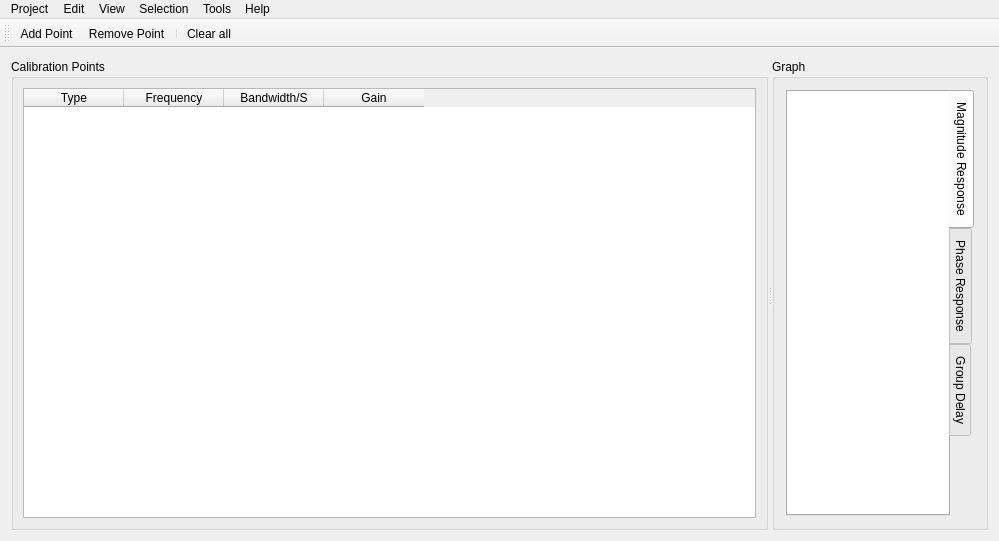
<?xml version="1.0" encoding="UTF-8"?>
<ui version="4.0">
 <class>MainWindow</class>
 <widget class="QMainWindow" name="MainWindow">
  <property name="geometry">
   <rect>
    <x>0</x>
    <y>0</y>
    <width>999</width>
    <height>541</height>
   </rect>
  </property>
  <property name="windowTitle">
   <string>DDC Toolbox</string>
  </property>
  <property name="windowIcon">
   <iconset resource="resources.qrc">
    <normaloff>:/img/icon.png</normaloff>:/img/icon.png</iconset>
  </property>
  <widget class="QWidget" name="centralWidget">
   <layout class="QVBoxLayout" name="verticalLayout_4">
    <item>
     <widget class="QSplitter" name="splitter">
      <property name="orientation">
       <enum>Qt::Horizontal</enum>
      </property>
      <property name="opaqueResize">
       <bool>true</bool>
      </property>
      <property name="handleWidth">
       <number>4</number>
      </property>
      <property name="childrenCollapsible">
       <bool>true</bool>
      </property>
      <widget class="QGroupBox" name="groupBox">
       <property name="sizePolicy">
        <sizepolicy hsizetype="Expanding" vsizetype="Preferred">
         <horstretch>0</horstretch>
         <verstretch>0</verstretch>
        </sizepolicy>
       </property>
       <property name="title">
        <string>Calibration Points</string>
       </property>
       <layout class="QVBoxLayout" name="verticalLayout">
        <property name="leftMargin">
         <number>9</number>
        </property>
        <property name="topMargin">
         <number>9</number>
        </property>
        <property name="rightMargin">
         <number>9</number>
        </property>
        <property name="bottomMargin">
         <number>9</number>
        </property>
        <item>
         <widget class="QTableWidget" name="listView_DDCPoints">
          <property name="sizeAdjustPolicy">
           <enum>QAbstractScrollArea::AdjustIgnored</enum>
          </property>
          <property name="selectionMode">
           <enum>QAbstractItemView::ExtendedSelection</enum>
          </property>
          <property name="selectionBehavior">
           <enum>QAbstractItemView::SelectRows</enum>
          </property>
          <property name="gridStyle">
           <enum>Qt::SolidLine</enum>
          </property>
          <property name="sortingEnabled">
           <bool>true</bool>
          </property>
          <property name="cornerButtonEnabled">
           <bool>false</bool>
          </property>
          <attribute name="horizontalHeaderStretchLastSection">
           <bool>false</bool>
          </attribute>
          <attribute name="verticalHeaderVisible">
           <bool>true</bool>
          </attribute>
          <column>
           <property name="text">
            <string>Type</string>
           </property>
          </column>
          <column>
           <property name="text">
            <string>Frequency</string>
           </property>
          </column>
          <column>
           <property name="text">
            <string>Bandwidth/S</string>
           </property>
          </column>
          <column>
           <property name="text">
            <string>Gain</string>
           </property>
          </column>
         </widget>
        </item>
       </layout>
      </widget>
      <widget class="QGroupBox" name="graphBox">
       <property name="sizePolicy">
        <sizepolicy hsizetype="Expanding" vsizetype="Preferred">
         <horstretch>0</horstretch>
         <verstretch>0</verstretch>
        </sizepolicy>
       </property>
       <property name="title">
        <string>Graph</string>
       </property>
       <layout class="QVBoxLayout" name="verticalLayout_3">
        <item>
         <widget class="QTabWidget" name="tabWidget">
          <property name="tabPosition">
           <enum>QTabWidget::East</enum>
          </property>
          <property name="currentIndex">
           <number>0</number>
          </property>
          <property name="elideMode">
           <enum>Qt::ElideMiddle</enum>
          </property>
          <widget class="QWidget" name="magnitude">
           <attribute name="title">
            <string>Magnitude Response</string>
           </attribute>
           <layout class="QVBoxLayout" name="verticalLayout_34">
            <property name="leftMargin">
             <number>0</number>
            </property>
            <property name="topMargin">
             <number>0</number>
            </property>
            <property name="rightMargin">
             <number>0</number>
            </property>
            <property name="bottomMargin">
             <number>0</number>
            </property>
            <item>
             <widget class="QFrame" name="magnitude_frame">
              <property name="styleSheet">
               <string notr="true">background-color: rgb(255, 255, 255);</string>
              </property>
              <property name="frameShape">
               <enum>QFrame::NoFrame</enum>
              </property>
              <property name="frameShadow">
               <enum>QFrame::Raised</enum>
              </property>
              <layout class="QVBoxLayout" name="verticalLayout_2">
               <item>
                <widget class="FrequencyPlot" name="graph" native="true"/>
               </item>
              </layout>
             </widget>
            </item>
           </layout>
          </widget>
          <widget class="QWidget" name="phase">
           <attribute name="title">
            <string>Phase Response</string>
           </attribute>
           <layout class="QHBoxLayout" name="horizontalLayout_19">
            <property name="leftMargin">
             <number>0</number>
            </property>
            <property name="topMargin">
             <number>0</number>
            </property>
            <property name="rightMargin">
             <number>0</number>
            </property>
            <property name="bottomMargin">
             <number>0</number>
            </property>
            <item>
             <widget class="QFrame" name="phase_frame">
              <property name="styleSheet">
               <string notr="true">background-color: rgb(255, 255, 255);</string>
              </property>
              <property name="frameShape">
               <enum>QFrame::NoFrame</enum>
              </property>
              <property name="frameShadow">
               <enum>QFrame::Raised</enum>
              </property>
              <layout class="QHBoxLayout" name="horizontalLayout_20">
               <property name="leftMargin">
                <number>9</number>
               </property>
               <property name="topMargin">
                <number>9</number>
               </property>
               <item>
                <widget class="FrequencyPlot" name="phase_graph" native="true"/>
               </item>
              </layout>
             </widget>
            </item>
           </layout>
          </widget>
          <widget class="QWidget" name="groupdelay">
           <attribute name="title">
            <string>Group Delay</string>
           </attribute>
           <layout class="QHBoxLayout" name="horizontalLayout_19">
            <property name="leftMargin">
             <number>0</number>
            </property>
            <property name="topMargin">
             <number>0</number>
            </property>
            <property name="rightMargin">
             <number>0</number>
            </property>
            <property name="bottomMargin">
             <number>0</number>
            </property>
            <item>
             <widget class="QFrame" name="groupdelay_frame">
              <property name="styleSheet">
               <string notr="true">background-color: rgb(255, 255, 255);</string>
              </property>
              <property name="frameShape">
               <enum>QFrame::NoFrame</enum>
              </property>
              <property name="frameShadow">
               <enum>QFrame::Raised</enum>
              </property>
              <layout class="QHBoxLayout" name="horizontalLayout_18">
               <property name="leftMargin">
                <number>9</number>
               </property>
               <property name="topMargin">
                <number>9</number>
               </property>
               <item>
                <widget class="FrequencyPlot" name="gdelay_graph" native="true"/>
               </item>
              </layout>
             </widget>
            </item>
           </layout>
          </widget>
         </widget>
        </item>
       </layout>
      </widget>
     </widget>
    </item>
   </layout>
  </widget>
  <widget class="QToolBar" name="toolBar">
   <property name="windowTitle">
    <string>toolBar</string>
   </property>
   <attribute name="toolBarArea">
    <enum>TopToolBarArea</enum>
   </attribute>
   <attribute name="toolBarBreak">
    <bool>false</bool>
   </attribute>
   <addaction name="actionAdd_Point"/>
   <addaction name="actionRemove_Point"/>
   <addaction name="separator"/>
   <addaction name="actionClear_all"/>
  </widget>
  <widget class="QMenuBar" name="menuBar">
   <property name="geometry">
    <rect>
     <x>0</x>
     <y>0</y>
     <width>999</width>
     <height>22</height>
    </rect>
   </property>
   <widget class="QMenu" name="menuProject">
    <property name="title">
     <string>Project</string>
    </property>
    <widget class="QMenu" name="menuImport">
     <property name="title">
      <string>Import</string>
     </property>
     <addaction name="actionAutoEQ_ParametricEQ_txt"/>
     <addaction name="actionimportVDC_file"/>
    </widget>
    <widget class="QMenu" name="menuExport">
     <property name="title">
      <string>Export</string>
     </property>
     <addaction name="actionVDC_file"/>
     <addaction name="actionProject_File_Compatiblity_mode"/>
    </widget>
    <addaction name="separator"/>
    <addaction name="actionOpen"/>
    <addaction name="actionSave"/>
    <addaction name="actionSaveAs"/>
    <addaction name="actionClose_Project"/>
    <addaction name="separator"/>
    <addaction name="menuImport"/>
    <addaction name="menuExport"/>
    <addaction name="separator"/>
   </widget>
   <widget class="QMenu" name="menuHelp">
    <property name="title">
     <string>Help</string>
    </property>
    <addaction name="separator"/>
    <addaction name="actionIntroduction"/>
    <addaction name="actionIntroduction_2"/>
    <addaction name="separator"/>
    <addaction name="actionCheck_for_updates"/>
    <addaction name="separator"/>
    <addaction name="actionKey_shortcuts"/>
   </widget>
   <widget class="QMenu" name="menuToold">
    <property name="title">
     <string>Tools</string>
    </property>
    <widget class="QMenu" name="menuBatch_Conversion_2">
     <property name="title">
      <string>Batch Conversion</string>
     </property>
     <addaction name="action_batchVDC_to_Project_File"/>
     <addaction name="actionAutoEQ_ParametricEQ_to_Project_File"/>
    </widget>
    <addaction name="menuBatch_Conversion_2"/>
    <addaction name="actionQ_BW_Calculator"/>
    <addaction name="separator"/>
    <addaction name="actionCheck_for_unstable_filters"/>
    <addaction name="separator"/>
   </widget>
   <widget class="QMenu" name="menuView">
    <property name="title">
     <string>View</string>
    </property>
    <widget class="QMenu" name="menuSave_screenshot">
     <property name="title">
      <string>Save screenshot</string>
     </property>
     <addaction name="actionScr_Magnitude_response"/>
     <addaction name="actionScr_Phase_response"/>
     <addaction name="actionScr_Group_delay"/>
    </widget>
    <addaction name="actionHide_Graph"/>
    <addaction name="actionToggle_marker_points"/>
    <addaction name="separator"/>
    <addaction name="menuSave_screenshot"/>
   </widget>
   <widget class="QMenu" name="menuEdit">
    <property name="title">
     <string>Edit</string>
    </property>
    <addaction name="separator"/>
    <addaction name="separator"/>
    <addaction name="actionView_undo_history"/>
   </widget>
   <widget class="QMenu" name="menuSelection">
    <property name="title">
     <string>Selection</string>
    </property>
    <addaction name="actionInvert_gain_2"/>
    <addaction name="actionShift_frequency"/>
   </widget>
   <addaction name="menuProject"/>
   <addaction name="menuEdit"/>
   <addaction name="menuView"/>
   <addaction name="menuSelection"/>
   <addaction name="menuToold"/>
   <addaction name="menuHelp"/>
  </widget>
  <action name="actionAdd_Point">
   <property name="text">
    <string>Add Point</string>
   </property>
   <property name="iconText">
    <string>Add Point</string>
   </property>
   <property name="toolTip">
    <string>Add point</string>
   </property>
   <property name="shortcut">
    <string>Ctrl+N</string>
   </property>
  </action>
  <action name="actionRemove_Point">
   <property name="text">
    <string>Remove Point</string>
   </property>
   <property name="toolTip">
    <string>Remove selected point(s)</string>
   </property>
   <property name="shortcut">
    <string>Ctrl+R</string>
   </property>
  </action>
  <action name="actionClear_all">
   <property name="text">
    <string>Clear all</string>
   </property>
  </action>
  <action name="actionOpen">
   <property name="text">
    <string>Load</string>
   </property>
   <property name="shortcut">
    <string>Ctrl+O</string>
   </property>
  </action>
  <action name="actionSaveAs">
   <property name="text">
    <string>Save as...</string>
   </property>
   <property name="shortcut">
    <string>Ctrl+Shift+S</string>
   </property>
  </action>
  <action name="actionIntroduction">
   <property name="text">
    <string>About</string>
   </property>
  </action>
  <action name="actionKey_shortcuts">
   <property name="text">
    <string>Shortcuts</string>
   </property>
   <property name="shortcut">
    <string>Shift+F1</string>
   </property>
  </action>
  <action name="actionAutoEQ_ParametricEQ_txt">
   <property name="text">
    <string>AutoEQ (ParametricEQ.txt)</string>
   </property>
  </action>
  <action name="actionQ_BW_Calculator">
   <property name="text">
    <string>Q/BW Calculator</string>
   </property>
  </action>
  <action name="actionimportVDC_file">
   <property name="text">
    <string>VDC file (Classic Viper format)</string>
   </property>
  </action>
  <action name="action_batchVDC_to_Project_File">
   <property name="text">
    <string>VDC to Project File</string>
   </property>
  </action>
  <action name="actionHide_Graph">
   <property name="checkable">
    <bool>true</bool>
   </property>
   <property name="text">
    <string>Hide Graph</string>
   </property>
   <property name="shortcut">
    <string>Ctrl+H</string>
   </property>
  </action>
  <action name="actionSave">
   <property name="text">
    <string>Save</string>
   </property>
   <property name="shortcut">
    <string>Ctrl+S</string>
   </property>
  </action>
  <action name="actionClose_Project">
   <property name="text">
    <string>Close Project</string>
   </property>
   <property name="shortcut">
    <string>Ctrl+X</string>
   </property>
  </action>
  <action name="actionAutoEQ_ParametricEQ_to_Project_File">
   <property name="text">
    <string>AutoEQ (Parametric) to Project File</string>
   </property>
  </action>
  <action name="actionView_undo_history">
   <property name="text">
    <string>View undo history</string>
   </property>
   <property name="shortcut">
    <string>Alt+Z</string>
   </property>
  </action>
  <action name="actionInvert_gain_2">
   <property name="text">
    <string>Invert gain</string>
   </property>
   <property name="shortcut">
    <string>Ctrl+Shift+I</string>
   </property>
  </action>
  <action name="actionShift_frequency">
   <property name="text">
    <string>Shift frequencies</string>
   </property>
   <property name="toolTip">
    <string>Shift frequencies</string>
   </property>
   <property name="shortcut">
    <string>Ctrl+Shift+F</string>
   </property>
  </action>
  <action name="actionIntroduction_2">
   <property name="text">
    <string>Dev Notes</string>
   </property>
   <property name="shortcut">
    <string>F1</string>
   </property>
  </action>
  <action name="actionVDC_file">
   <property name="text">
    <string>VDC file</string>
   </property>
  </action>
  <action name="actionProject_File_Compatiblity_mode">
   <property name="text">
    <string>Project File (v1.0)</string>
   </property>
  </action>
  <action name="actionCheck_for_updates">
   <property name="text">
    <string>Check for updates...</string>
   </property>
  </action>
  <action name="actionToggle_marker_points">
   <property name="checkable">
    <bool>true</bool>
   </property>
   <property name="text">
    <string>Show marker points</string>
   </property>
  </action>
  <action name="actionLanguage">
   <property name="text">
    <string>Language</string>
   </property>
  </action>
  <action name="actionCheck_for_unstable_filters">
   <property name="text">
    <string>Check for unstable filters</string>
   </property>
   <property name="shortcut">
    <string>F2</string>
   </property>
  </action>
  <action name="actionScr_Magnitude_response">
   <property name="text">
    <string>Magnitude response</string>
   </property>
  </action>
  <action name="actionScr_Phase_response">
   <property name="text">
    <string>Phase response</string>
   </property>
  </action>
  <action name="actionScr_Group_delay">
   <property name="text">
    <string>Group delay</string>
   </property>
  </action>
 </widget>
 <layoutdefault spacing="6" margin="11"/>
 <customwidgets>
  <customwidget>
   <class>FrequencyPlot</class>
   <extends>QWidget</extends>
   <header>plot/frequencyplot.h</header>
   <container>1</container>
  </customwidget>
 </customwidgets>
 <resources>
  <include location="resources.qrc"/>
 </resources>
 <connections>
  <connection>
   <sender>actionClear_all</sender>
   <signal>triggered()</signal>
   <receiver>MainWindow</receiver>
   <slot>clearPoint()</slot>
   <hints>
    <hint type="sourcelabel">
     <x>-1</x>
     <y>-1</y>
    </hint>
    <hint type="destinationlabel">
     <x>226</x>
     <y>163</y>
    </hint>
   </hints>
  </connection>
  <connection>
   <sender>listView_DDCPoints</sender>
   <signal>itemChanged(QTableWidgetItem*)</signal>
   <receiver>MainWindow</receiver>
   <slot>editCell(QTableWidgetItem*)</slot>
   <hints>
    <hint type="sourcelabel">
     <x>180</x>
     <y>192</y>
    </hint>
    <hint type="destinationlabel">
     <x>226</x>
     <y>163</y>
    </hint>
   </hints>
  </connection>
  <connection>
   <sender>actionAdd_Point</sender>
   <signal>triggered()</signal>
   <receiver>MainWindow</receiver>
   <slot>addPoint()</slot>
   <hints>
    <hint type="sourcelabel">
     <x>-1</x>
     <y>-1</y>
    </hint>
    <hint type="destinationlabel">
     <x>250</x>
     <y>167</y>
    </hint>
   </hints>
  </connection>
  <connection>
   <sender>actionRemove_Point</sender>
   <signal>triggered()</signal>
   <receiver>MainWindow</receiver>
   <slot>removePoint()</slot>
   <hints>
    <hint type="sourcelabel">
     <x>-1</x>
     <y>-1</y>
    </hint>
    <hint type="destinationlabel">
     <x>250</x>
     <y>167</y>
    </hint>
   </hints>
  </connection>
  <connection>
   <sender>actionOpen</sender>
   <signal>triggered()</signal>
   <receiver>MainWindow</receiver>
   <slot>loadDDCProject()</slot>
   <hints>
    <hint type="sourcelabel">
     <x>-1</x>
     <y>-1</y>
    </hint>
    <hint type="destinationlabel">
     <x>535</x>
     <y>286</y>
    </hint>
   </hints>
  </connection>
  <connection>
   <sender>actionSaveAs</sender>
   <signal>triggered()</signal>
   <receiver>MainWindow</receiver>
   <slot>saveAsDDCProject()</slot>
   <hints>
    <hint type="sourcelabel">
     <x>-1</x>
     <y>-1</y>
    </hint>
    <hint type="destinationlabel">
     <x>535</x>
     <y>286</y>
    </hint>
   </hints>
  </connection>
  <connection>
   <sender>actionKey_shortcuts</sender>
   <signal>triggered()</signal>
   <receiver>MainWindow</receiver>
   <slot>showKeycombos()</slot>
   <hints>
    <hint type="sourcelabel">
     <x>-1</x>
     <y>-1</y>
    </hint>
    <hint type="destinationlabel">
     <x>535</x>
     <y>183</y>
    </hint>
   </hints>
  </connection>
  <connection>
   <sender>actionIntroduction</sender>
   <signal>triggered()</signal>
   <receiver>MainWindow</receiver>
   <slot>showIntroduction()</slot>
   <hints>
    <hint type="sourcelabel">
     <x>-1</x>
     <y>-1</y>
    </hint>
    <hint type="destinationlabel">
     <x>535</x>
     <y>183</y>
    </hint>
   </hints>
  </connection>
  <connection>
   <sender>actionAutoEQ_ParametricEQ_txt</sender>
   <signal>triggered()</signal>
   <receiver>MainWindow</receiver>
   <slot>importParametricAutoEQ()</slot>
   <hints>
    <hint type="sourcelabel">
     <x>-1</x>
     <y>-1</y>
    </hint>
    <hint type="destinationlabel">
     <x>374</x>
     <y>190</y>
    </hint>
   </hints>
  </connection>
  <connection>
   <sender>actionQ_BW_Calculator</sender>
   <signal>triggered()</signal>
   <receiver>MainWindow</receiver>
   <slot>showCalc()</slot>
   <hints>
    <hint type="sourcelabel">
     <x>-1</x>
     <y>-1</y>
    </hint>
    <hint type="destinationlabel">
     <x>374</x>
     <y>190</y>
    </hint>
   </hints>
  </connection>
  <connection>
   <sender>actionimportVDC_file</sender>
   <signal>triggered()</signal>
   <receiver>MainWindow</receiver>
   <slot>importVDC()</slot>
   <hints>
    <hint type="sourcelabel">
     <x>-1</x>
     <y>-1</y>
    </hint>
    <hint type="destinationlabel">
     <x>374</x>
     <y>190</y>
    </hint>
   </hints>
  </connection>
  <connection>
   <sender>action_batchVDC_to_Project_File</sender>
   <signal>triggered()</signal>
   <receiver>MainWindow</receiver>
   <slot>batch_vdc2vdcprj()</slot>
   <hints>
    <hint type="sourcelabel">
     <x>-1</x>
     <y>-1</y>
    </hint>
    <hint type="destinationlabel">
     <x>374</x>
     <y>190</y>
    </hint>
   </hints>
  </connection>
  <connection>
   <sender>actionHide_Graph</sender>
   <signal>toggled(bool)</signal>
   <receiver>MainWindow</receiver>
   <slot>toggleGraph(bool)</slot>
   <hints>
    <hint type="sourcelabel">
     <x>-1</x>
     <y>-1</y>
    </hint>
    <hint type="destinationlabel">
     <x>374</x>
     <y>190</y>
    </hint>
   </hints>
  </connection>
  <connection>
   <sender>actionClose_Project</sender>
   <signal>triggered()</signal>
   <receiver>MainWindow</receiver>
   <slot>closeProject()</slot>
   <hints>
    <hint type="sourcelabel">
     <x>-1</x>
     <y>-1</y>
    </hint>
    <hint type="destinationlabel">
     <x>374</x>
     <y>190</y>
    </hint>
   </hints>
  </connection>
  <connection>
   <sender>actionSave</sender>
   <signal>triggered()</signal>
   <receiver>MainWindow</receiver>
   <slot>saveDDCProject()</slot>
   <hints>
    <hint type="sourcelabel">
     <x>-1</x>
     <y>-1</y>
    </hint>
    <hint type="destinationlabel">
     <x>374</x>
     <y>190</y>
    </hint>
   </hints>
  </connection>
  <connection>
   <sender>actionAutoEQ_ParametricEQ_to_Project_File</sender>
   <signal>triggered()</signal>
   <receiver>MainWindow</receiver>
   <slot>batch_parametric2vdcprj()</slot>
   <hints>
    <hint type="sourcelabel">
     <x>-1</x>
     <y>-1</y>
    </hint>
    <hint type="destinationlabel">
     <x>374</x>
     <y>190</y>
    </hint>
   </hints>
  </connection>
  <connection>
   <sender>actionView_undo_history</sender>
   <signal>triggered()</signal>
   <receiver>MainWindow</receiver>
   <slot>showUndoView()</slot>
   <hints>
    <hint type="sourcelabel">
     <x>-1</x>
     <y>-1</y>
    </hint>
    <hint type="destinationlabel">
     <x>374</x>
     <y>190</y>
    </hint>
   </hints>
  </connection>
  <connection>
   <sender>actionInvert_gain_2</sender>
   <signal>triggered()</signal>
   <receiver>MainWindow</receiver>
   <slot>invertSelection()</slot>
   <hints>
    <hint type="sourcelabel">
     <x>-1</x>
     <y>-1</y>
    </hint>
    <hint type="destinationlabel">
     <x>374</x>
     <y>190</y>
    </hint>
   </hints>
  </connection>
  <connection>
   <sender>actionShift_frequency</sender>
   <signal>triggered()</signal>
   <receiver>MainWindow</receiver>
   <slot>shiftSelection()</slot>
   <hints>
    <hint type="sourcelabel">
     <x>-1</x>
     <y>-1</y>
    </hint>
    <hint type="destinationlabel">
     <x>374</x>
     <y>190</y>
    </hint>
   </hints>
  </connection>
  <connection>
   <sender>actionIntroduction_2</sender>
   <signal>triggered()</signal>
   <receiver>MainWindow</receiver>
   <slot>showHelp()</slot>
   <hints>
    <hint type="sourcelabel">
     <x>-1</x>
     <y>-1</y>
    </hint>
    <hint type="destinationlabel">
     <x>374</x>
     <y>190</y>
    </hint>
   </hints>
  </connection>
  <connection>
   <sender>actionVDC_file</sender>
   <signal>triggered()</signal>
   <receiver>MainWindow</receiver>
   <slot>exportVDC()</slot>
   <hints>
    <hint type="sourcelabel">
     <x>-1</x>
     <y>-1</y>
    </hint>
    <hint type="destinationlabel">
     <x>374</x>
     <y>190</y>
    </hint>
   </hints>
  </connection>
  <connection>
   <sender>actionProject_File_Compatiblity_mode</sender>
   <signal>triggered()</signal>
   <receiver>MainWindow</receiver>
   <slot>exportCompatVDCProj()</slot>
   <hints>
    <hint type="sourcelabel">
     <x>-1</x>
     <y>-1</y>
    </hint>
    <hint type="destinationlabel">
     <x>374</x>
     <y>190</y>
    </hint>
   </hints>
  </connection>
  <connection>
   <sender>actionCheck_for_updates</sender>
   <signal>triggered()</signal>
   <receiver>MainWindow</receiver>
   <slot>checkForUpdates()</slot>
   <hints>
    <hint type="sourcelabel">
     <x>-1</x>
     <y>-1</y>
    </hint>
    <hint type="destinationlabel">
     <x>432</x>
     <y>206</y>
    </hint>
   </hints>
  </connection>
  <connection>
   <sender>actionToggle_marker_points</sender>
   <signal>triggered(bool)</signal>
   <receiver>MainWindow</receiver>
   <slot>hidePoints(bool)</slot>
   <hints>
    <hint type="sourcelabel">
     <x>-1</x>
     <y>-1</y>
    </hint>
    <hint type="destinationlabel">
     <x>432</x>
     <y>206</y>
    </hint>
   </hints>
  </connection>
  <connection>
   <sender>actionCheck_for_unstable_filters</sender>
   <signal>triggered()</signal>
   <receiver>MainWindow</receiver>
   <slot>CheckStability()</slot>
   <hints>
    <hint type="sourcelabel">
     <x>-1</x>
     <y>-1</y>
    </hint>
    <hint type="destinationlabel">
     <x>432</x>
     <y>206</y>
    </hint>
   </hints>
  </connection>
  <connection>
   <sender>actionScr_Magnitude_response</sender>
   <signal>triggered()</signal>
   <receiver>MainWindow</receiver>
   <slot>ScreenshotGraph()</slot>
   <hints>
    <hint type="sourcelabel">
     <x>862</x>
     <y>307</y>
    </hint>
    <hint type="destinationlabel">
     <x>499</x>
     <y>270</y>
    </hint>
   </hints>
  </connection>
  <connection>
   <sender>actionScr_Phase_response</sender>
   <signal>triggered()</signal>
   <receiver>MainWindow</receiver>
   <slot>ScreenshotGraph()</slot>
   <hints>
    <hint type="sourcelabel">
     <x>-1</x>
     <y>-1</y>
    </hint>
    <hint type="destinationlabel">
     <x>499</x>
     <y>270</y>
    </hint>
   </hints>
  </connection>
  <connection>
   <sender>actionScr_Group_delay</sender>
   <signal>triggered()</signal>
   <receiver>MainWindow</receiver>
   <slot>ScreenshotGraph()</slot>
   <hints>
    <hint type="sourcelabel">
     <x>-1</x>
     <y>-1</y>
    </hint>
    <hint type="destinationlabel">
     <x>499</x>
     <y>270</y>
    </hint>
   </hints>
  </connection>
 </connections>
 <slots>
  <slot>clearPoint()</slot>
  <slot>editCell(QTableWidgetItem*)</slot>
  <slot>beforeEditCell(QTableWidgetItem*)</slot>
  <slot>addPoint()</slot>
  <slot>removePoint()</slot>
  <slot>saveAsDDCProject()</slot>
  <slot>loadDDCProject()</slot>
  <slot>exportVDC()</slot>
  <slot>showIntroduction()</slot>
  <slot>showKeycombos()</slot>
  <slot>importParametricAutoEQ()</slot>
  <slot>showCalc()</slot>
  <slot>importVDC()</slot>
  <slot>batch_vdc2vdcprj()</slot>
  <slot>toggleGraph(bool)</slot>
  <slot>ScreenshotGraph()</slot>
  <slot>closeProject()</slot>
  <slot>saveDDCProject()</slot>
  <slot>batch_parametric2vdcprj()</slot>
  <slot>showUndoView()</slot>
  <slot>invertSelection()</slot>
  <slot>shiftSelection()</slot>
  <slot>showHelp()</slot>
  <slot>exportCompatVDCProj()</slot>
  <slot>checkForUpdates()</slot>
  <slot>hidePoints(bool)</slot>
  <slot>CheckStability()</slot>
 </slots>
</ui>
